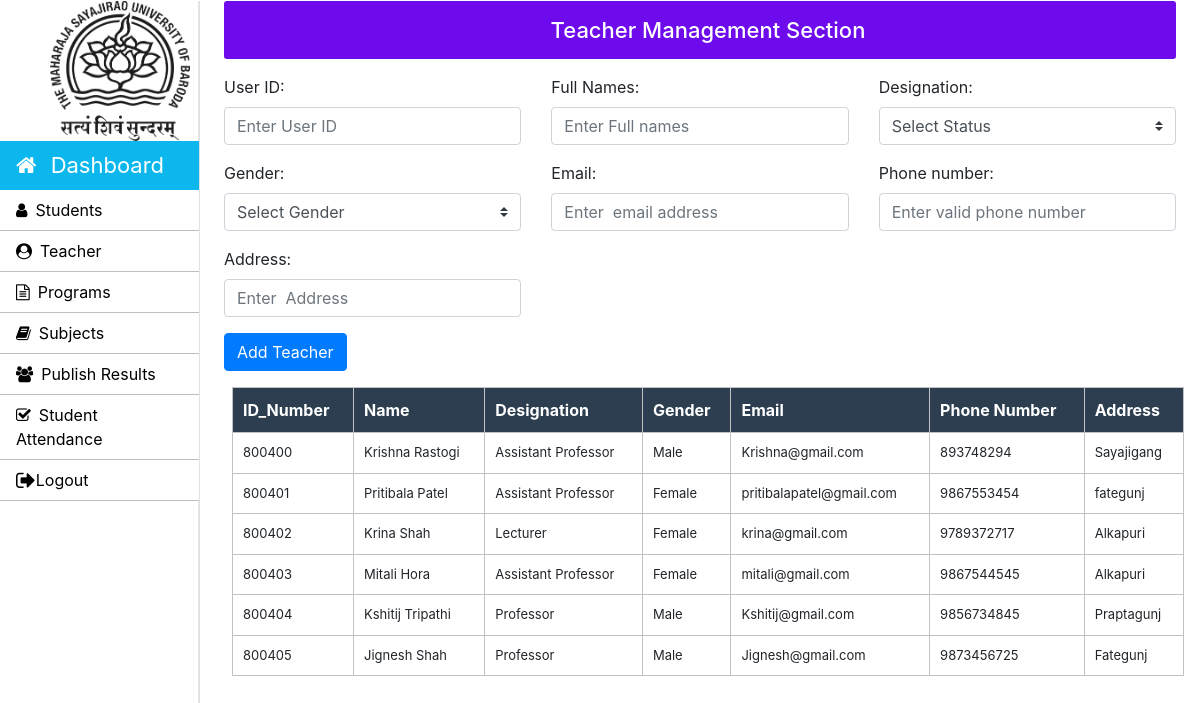
The page /Admin/teacher.php (signed in) on the database its author committed.
### tables this page shows
CREATE TABLE `teacher_info` (
  `Id_number` int(10) NOT NULL,
  `Name` varchar(100) NOT NULL,
  `Designation` varchar(50) NOT NULL,
  `Gender` varchar(10) NOT NULL,
  `Email` varchar(50) NOT NULL,
  `Phone_number` bigint(20) NOT NULL,
  `Address` varchar(50) NOT NULL
);

### Admin/teacher.php (the view, shortened to what this page needs)
<?php
		require_once "../connection/connection.php";
	?>
<!doctype html>
<html lang="en">
	<head>
	</head>
	<body>
		<?php include('../include/admin-sidebar.php') ?>
		<main role="main" class="col-xl-10 col-lg-9 col-md-8 ml-sm-auto px-md-4 mb-2 w-100">
			<div class="sub-main">
				<div class="bar-margin text-center  flex-wrap flex-md-nowrap pt-3 pb-2 mb-3 text-white admin-dashboard pl-3" >
					<h4>Teacher Management Section  </h4>
				</div>
				<div class="row">
					<div class=" col-md-12">
				<form action="teacher.php" method="post">
											<div class="row">
												<div class="col-md-4">
													<div class="form-group">
														<label for="exampleInputEmail1">User ID: </label>
														<input type="text" name="Id_number" class="form-control" required="" placeholder="Enter User ID">
													</div>
												</div>
												<div class="col-md-4">
													<div class="form-group">
														<label for="exampleInputEmail1"> Full Names: </label>
														<input type="text" name="Name" class="form-control" required="" placeholder="Enter Full names">
													</div>
												</div>
												<div class="col-md-4">
													<div class="form-group">
														<label for="exampleInputEmail1">Designation: </label>
														<select class="browser-default custom-select" name="Designation">
															<option selected>Select Status</option>
														</select>
													</div>
												</div>
											</div>
											<div class="row">
												<div class="col-md-4">
													<div class="formp">
														<label for="exampleInputPassword1">Gender:</label>
														<select class="browser-default custom-select" name="Gender">
															<option selected>Select Gender</option>
														</select>
													</div>
												</div>
												<div class="col-md-4">
													<div class="formp">
														<label for="exampleInputPassword1">Email: </label>
														<input type="text" name="Email" class="form-control"placeholder="Enter  email address">
													</div>
												</div>
												<div class="col-md-4">
													<div class="formp">
														<label for="exampleInputPassword1">Phone number: </label>
														<input type="number" name="Phone_number" class="form-control"placeholder="Enter valid phone number">
													</div>
												</div>
											</div>
												<div class="row mt-3">
												<div class="col-md-4">
													<div class="formp">
														<label for="exampleInputPassword1">Address: </label>
														<input type="text" name="Address" class="form-control"placeholder="Enter  Address">
													</div>
												</div>
											</div>
											</div>
											</div>
											<div class="row mt-3">
												<div class="col-md-12">
												<input type="submit" class="btn btn-primary" name="save_tr" value="Add Teacher">
											</div>
										</div>
						</div>
				<div class="row">
					<div class="col-md-12 ml-2">
						<section class="mt-3">
							<table class="w-100 table-elements mb-5 table-three-tr" cellpadding="10">
								<tr class="table-tr-head table-three text-white">
									<th>ID_Number</th>
									<th>Name</th>
									<th>Designation</th>
									<th>Gender</th>
									<th>Email</th>
									<th>Phone Number</th>
									<th>Address</th>
								</tr>
								<?php
								$query="select ID_Number,Name,Designation,Gender,Email,Phone_Number,Address from teacher_info";
								$run=mysqli_query($con,$query);
								while($row=mysqli_fetch_array($run)) {
									echo "<tr>";
									echo "<td>".$row["ID_Number"]."</td>";
									echo "<td>".$row["Name"]." </td>";
									echo "<td>".$row["Designation"]."</td>";
									echo "<td>".$row["Gender"]."</td>";
									echo "<td>".$row["Email"]."</td>";
									echo "<td>".$row["Phone_Number"]."</td>";
									echo "<td>".$row["Address"]."</td>";
									echo "</tr>";
								}
								?>
							</table>
						</section>
					</div>
				</div>
		</main>
	</body>
</html>

### css/style.css (style rules this page uses)
h4 { font-size: 22px; }
.admin-dashboard { margin-top: 1px !important; background: #6E0BEC !important; border-radius: 3px; }
.table-elements tr, td, th { font-size: 13px; border: 1px solid rgb(194, 193, 193); padding-left: 10px !important; }
.table-three { background: #2c3e50 !important; }
.table-tr-head { height: 45px !important; padding: 10px !important; margin-top: 5px !important; }
.table-font-for-transcript td, th { font-size: 16px !important; }

### rows shown on the page
teacher_info: Id_number "800400", Name "Krishna Rastogi", Designation "Assistant Professor", Gender "Male", Email "Krishna@gmail.com", Phone_number "893748294", Address "Sayajigang"
teacher_info: Id_number "800401", Name "Pritibala Patel", Designation "Assistant Professor", Gender "Female", Email "pritibalapatel@gmail.com", Phone_number "9867553454", Address "fategunj"
teacher_info: Id_number "800402", Name "Krina Shah", Designation "Lecturer", Gender "Female", Email "krina@gmail.com", Phone_number "9789372717", Address "Alkapuri"
teacher_info: Id_number "800403", Name "Mitali Hora", Designation "Assistant Professor", Gender "Female", Email "mitali@gmail.com", Phone_number "9867544545", Address "Alkapuri"
teacher_info: Id_number "800404", Name "Kshitij Tripathi", Designation "Professor", Gender "Male", Email "Kshitij@gmail.com", Phone_number "9856734845", Address "Praptagunj"
teacher_info: Id_number "800405", Name "Jignesh Shah", Designation "Professor", Gender "Male", Email "Jignesh@gmail.com", Phone_number "9873456725", Address "Fategunj"
